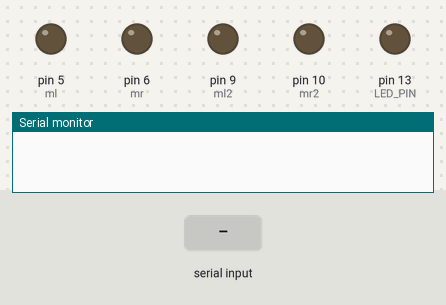
Simulated run of this sketch. Board: Arduino Uno, built with avr-gcc and run on an emulated ATmega328P. On the bench: output pins drawn as LEDs (lit = HIGH), the last lines printed to the serial monitor. The test bench sets the inputs (shaded band).

Above: at 1.2 s.
1.3 s: "f" received over the second serial link
At 2.2 s:
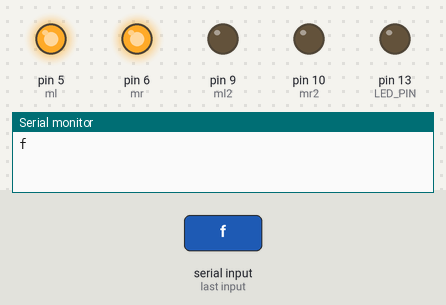
2.8 s: "b" received over the second serial link
At 3.4 s:
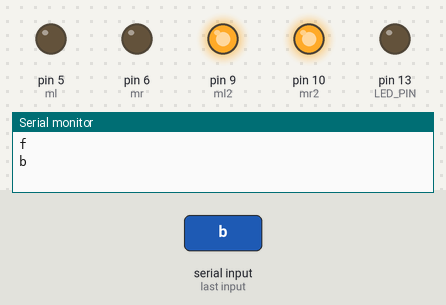
4.3 s: "l" received over the second serial link
At 5.5 s:
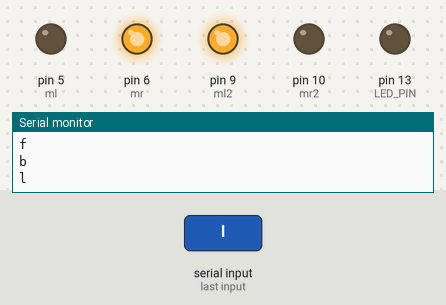
5.8 s: "r" received over the second serial link
At 6.9 s:
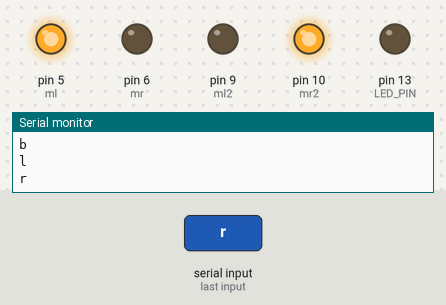
Timing chart, 0 to 8.3 s (numbered marks = the images above; inputs shaded):
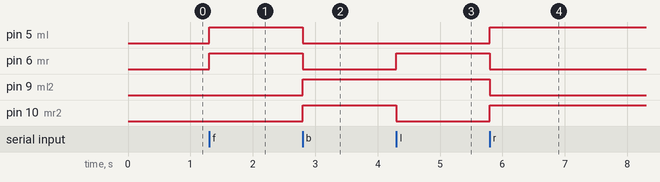

The sketch:

bluetooth_made_project_1.ino
```cpp
#include<SoftwareSerial.h>
const int ml = 5;//give a pin to the motor
const int mr = 6;//give a pin to the motor
const int ml2 = 9;//give a pin to the motor
const int mr2 = 10;//give a pin to the motor
#define TxD 3
#define RxD 2
#define LED_PIN 13

SoftwareSerial bluetoothSerial(TxD, RxD);

char c;

void setup() {
  pinMode(ml, OUTPUT);//set motor as output
pinMode(mr, OUTPUT);//set motor as output
pinMode(ml2, OUTPUT);//set motor as output
pinMode(mr2, OUTPUT);//set motor as output
  bluetoothSerial.begin(9600);
  Serial.begin(9600);
  pinMode(LED_PIN, OUTPUT);
  }

void loop() {
  if(bluetoothSerial.available()){
    c = bluetoothSerial.read();
    Serial.println(c);
    if(c=='f'){
            digitalWrite(ml, HIGH);//left motor goes ahead
    digitalWrite(mr, HIGH);//right motor goes ahead
    digitalWrite(ml2, LOW);
    digitalWrite(mr2, LOW);}
    if(c=='b'){
      digitalWrite(ml2, HIGH);//left motor goes back
   digitalWrite(mr2, HIGH);//right motor goes back
   digitalWrite(ml, LOW);
   digitalWrite(mr, LOW);
    }
    if(c=='l'){
      digitalWrite(ml, LOW);
  digitalWrite(mr, HIGH);//right motor goes ahead
  digitalWrite(ml2, HIGH);//left motor goes back
  digitalWrite(mr2, LOW);
    }
    if(c=='r'){
      digitalWrite(ml, HIGH);//left motor goes ahead
  digitalWrite(mr, LOW);
  digitalWrite(ml2, LOW);
  digitalWrite(mr2, HIGH);//right motor goes back
    }
    if(c=='s'){
      digitalWrite(ml2, LOW);
   digitalWrite(mr2, LOW);
   digitalWrite(ml, LOW);
   digitalWrite(mr, LOW);
    }
  }
}
```

Measured:
- after the input at 1.3 s, pin 5 (ml), pin 6 (mr): LOW → HIGH at once
- after the input at 2.8 s, pin 5 (ml), pin 6 (mr): HIGH → LOW at once; pin 9 (ml2), pin 10 (mr2): LOW → HIGH at once
- after the input at 4.3 s, pin 6 (mr): LOW → HIGH at once; pin 10 (mr2): HIGH → LOW at once
- after the input at 5.8 s, pin 5 (ml), pin 10 (mr2): LOW → HIGH at once; pin 6 (mr), pin 9 (ml2): HIGH → LOW at once
